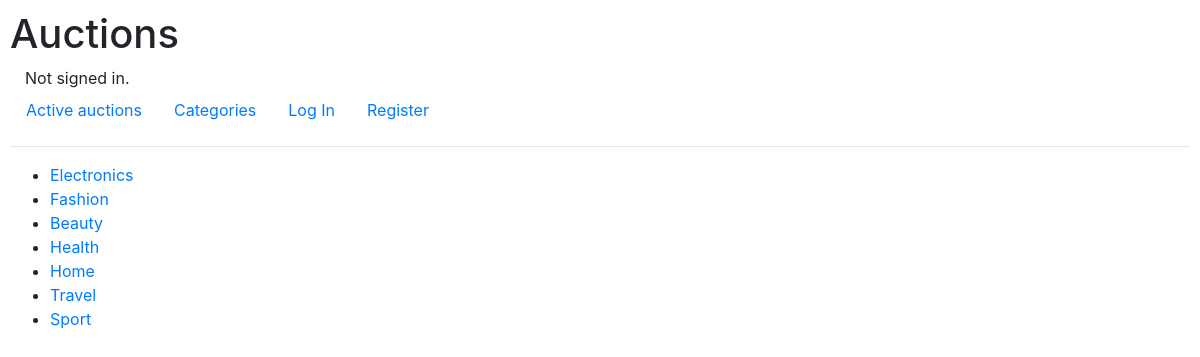
The page /categories on the database its author committed.
### auctions/models.py (models this page shows, shortened)
class Category(models.Model):
    name = models.CharField(max_length=64, blank=True)

### auctions/views.py (the view)
# urls.py: path("categories", views.categories, name="categories"),
def categories(request):
    c = Category.objects.all()
    return render(request, "auctions/categories.html", {
        "categories": c
    })

### auctions/templates/auctions/categories.html
{% extends "auctions/layout.html" %}
{% block body %}
{% if categories %}
<ul>
  {% for category in categories %}
  <li>
    <a href="{% url 'category_auctions' category.id %}">{{ category.name }}</a>
  </li>
  {% endfor %}
</ul>
{% else %}
<h4 class="text-muted">List is empty</h4>
{% endif %}
{% endblock %}

### auctions/static/auctions/styles.css (style rules this page uses)
body { padding: 10px; }

### rows shown on the page
Category: name "Electronics"
Category: name "Fashion"
Category: name "Beauty"
Category: name "Health"
Category: name "Home"
Category: name "Travel"
Category: name "Sport"
